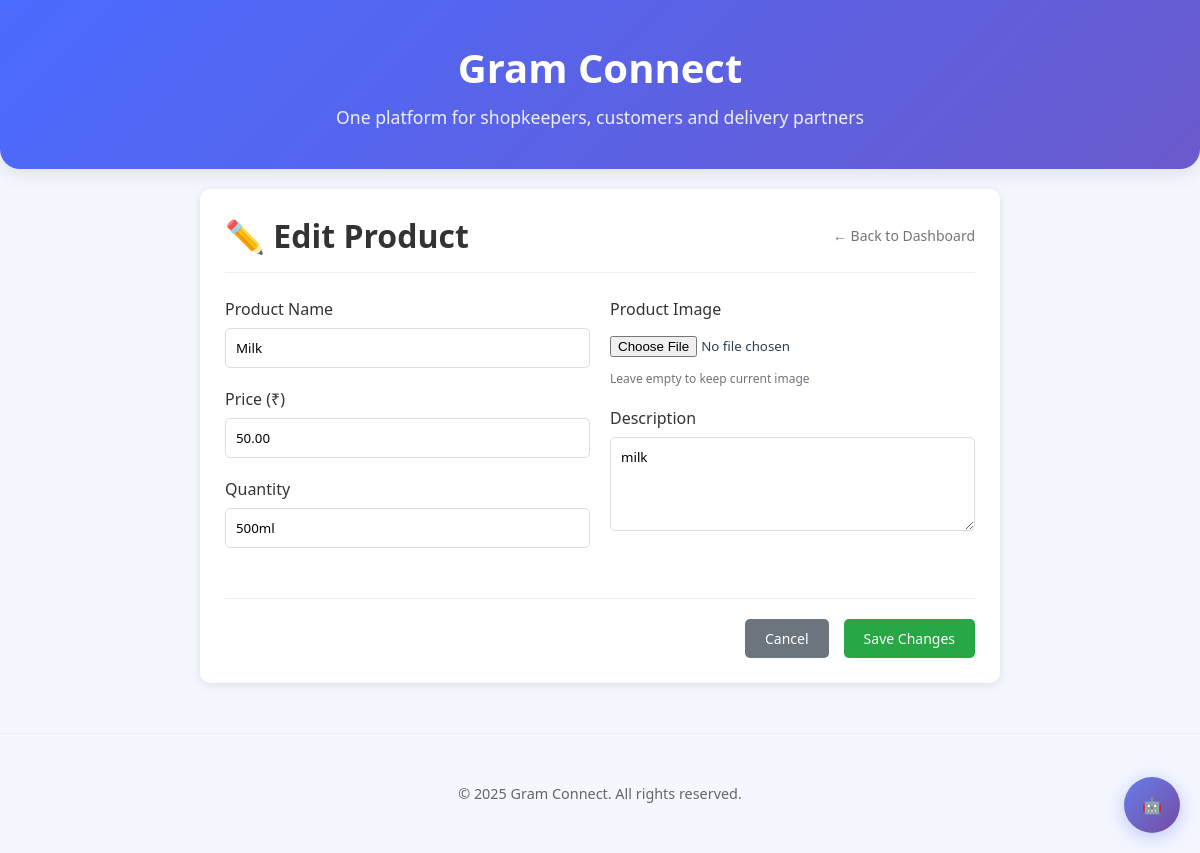
/shopkeeper/product/edit/11/ (signed in), run on the app's committed database.
### members/models.py (models this page shows, shortened)
class Product(models.Model):
    shopkeeper = models.ForeignKey(Shopkeeper, on_delete=models.CASCADE)
    name = models.CharField(max_length=100)
    image = models.ImageField(upload_to='product_images/', blank=True, null=True)
    price = models.DecimalField(max_digits=10, decimal_places=2)
    quantity = models.CharField(max_length=50)
    description = models.TextField()

### members/views.py (the view, shortened to what this page needs)
# urls.py: path('shopkeeper/product/edit/<int:product_id>/', views.edit_product, name='edit_product'),
def edit_product(request, product_id):
    if 'shopkeeper_id' not in request.session or request.session.get('user_type') != 'shopkeeper':
        messages.error(request, 'Please login as shopkeeper to edit products.')
        return redirect('shopkeeper_login')
    shopkeeper_id = request.session['shopkeeper_id']
    shopkeeper = Shopkeeper.objects.get(id=shopkeeper_id)
    product = get_object_or_404(Product, id=product_id, shopkeeper=shopkeeper)
    return render(request, 'shopkeeper/edit_product.html', {'product': product})

### templates/shopkeeper/edit_product.html (shortened to what this page needs)
{% extends "base.html" %}
{% block content %}
<div style="max-width: 800px; margin: 20px auto; background: white; padding: 25px; border-radius: 10px; box-shadow: 0 2px 10px rgba(0,0,0,0.1);">
    <div style="display: flex; justify-content: space-between; align-items: center; margin-bottom: 25px; border-bottom: 1px solid #eee; padding-bottom: 15px;">
        <h1 style="color: #333; margin: 0;">✏️ Edit Product</h1>
        <a href="{% url 'shopkeeper_dashboard' %}" style="color: #6c757d; text-decoration: none; font-size: 14px;">← Back to Dashboard</a>
    </div>
    <form method="post" enctype="multipart/form-data" style="display: grid; grid-template-columns: 1fr 1fr; gap: 20px;">
        <div>
            <div style="margin-bottom: 20px;">
                <label style="display: block; margin-bottom: 8px; color: #333; font-weight: 500;">Product Name</label>
                <input type="text" name="name" value="{{ product.name }}" required
                       style="width: 100%; padding: 10px; border: 1px solid #ddd; border-radius: 5px;">
            </div>
            <div style="margin-bottom: 20px;">
                <label style="display: block; margin-bottom: 8px; color: #333; font-weight: 500;">Price (₹)</label>
                <input type="number" name="price" value="{{ product.price }}" min="0.01" step="0.01" required
                       style="width: 100%; padding: 10px; border: 1px solid #ddd; border-radius: 5px;">
            </div>
            <div style="margin-bottom: 20px;">
                <label style="display: block; margin-bottom: 8px; color: #333; font-weight: 500;">Quantity</label>
                <input type="text" name="quantity" value="{{ product.quantity }}" required
                       placeholder="e.g., 1kg, 500ml, 10 pieces"
                       style="width: 100%; padding: 10px; border: 1px solid #ddd; border-radius: 5px;">
            </div>
        </div>
        <div>
            <div style="margin-bottom: 20px;">
                <label style="display: block; margin-bottom: 8px; color: #333; font-weight: 500;">Product Image</label>
                <input type="file" name="image" accept="image/*"
                       style="width: 100%; padding: 8px 0;">
                <p style="font-size: 12px; color: #6c757d; margin: 5px 0 0 0;">Leave empty to keep current image</p>
            </div>
            <div style="margin-bottom: 20px;">
                <label style="display: block; margin-bottom: 8px; color: #333; font-weight: 500;">Description</label>
                <textarea name="description" rows="4"
                          style="width: 100%; padding: 10px; border: 1px solid #ddd; border-radius: 5px; resize: vertical;">{{ product.description }}</textarea>
            </div>
        </div>
        <div style="grid-column: 1 / -1; display: flex; justify-content: flex-end; gap: 15px; margin-top: 10px; border-top: 1px solid #eee; padding-top: 20px;">
            <a href="{% url 'shopkeeper_dashboard' %}"
               style="background: #6c757d; color: white; padding: 10px 20px; border-radius: 5px; text-decoration: none; font-size: 14px;">
                Cancel
            </a>
            <button type="submit"
                    style="background: #28a745; color: white; padding: 10px 20px; border: none; border-radius: 5px; cursor: pointer; font-size: 14px;">
                Save Changes
            </button>
        </div>
    </form>
</div>
{% endblock %}

### static/gram.css (style rules this page uses)
:root { --primary: #4a6bff; --secondary: #ff6b6b; --accent: #4ad66d; --dark: #2c3e50; --light: #f8f9fa; }
* { margin: 0; padding: 0; box-sizing: border-box; font-family: 'Segoe UI', Tahoma, Geneva, Verdana, sans-serif; }
body { background-color: #f5f7ff; color: var(--dark); }

### data on the page
Product: name "Milk", price "50.00", quantity "500ml", description "milk"
